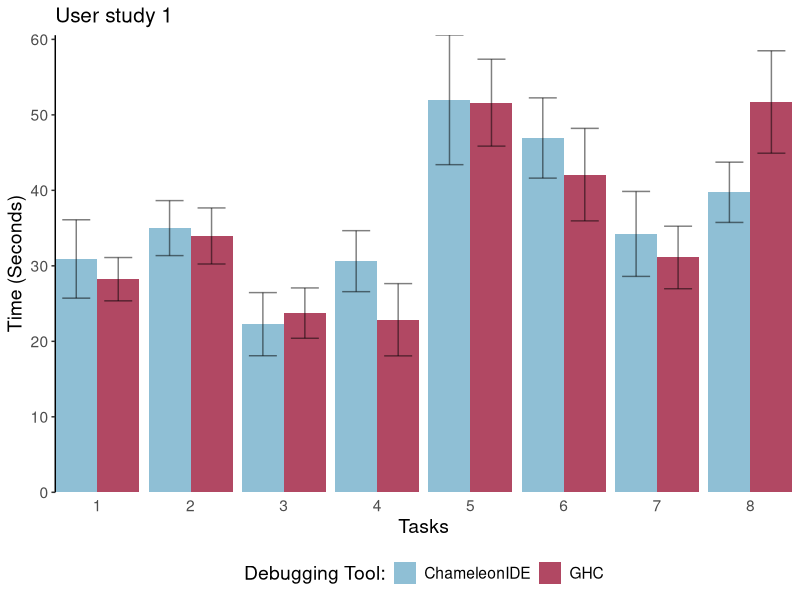
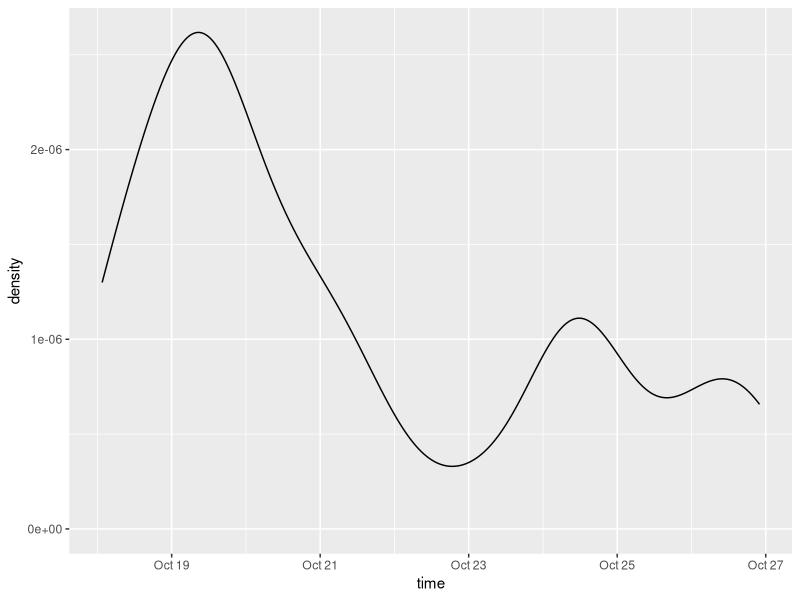
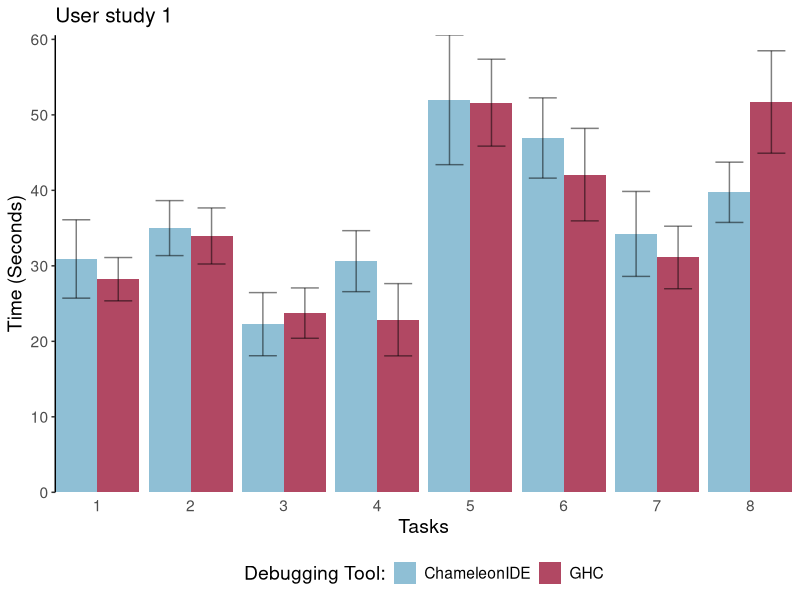

Source code (R) for these figures, in order:
## ---- chunk 1

library(tidyverse)
library(lubridate)
events <- read_csv("v1a-data.csv") %>%
  mutate(time = as_datetime(time), task = as.integer(task)) %>%
  arrange(time)
## ---- chunk 2
event_names <- events %>% distinct(event_name)

all_participants <- events %>%
  distinct(participant_id) %>%
  .$participant_id

completed <- events %>%
  filter(task == 8, event_name %in% c("complete", "skip")) %>%
  distinct(participant_id) %>%
  filter(! participant_id %in% c("b8a556a5e0")) %>%
  .$participant_id

starts <- events %>%
  filter(participant_id %in% completed) %>%
  filter(event_name == "start") %>%
  group_by(participant_id, task) %>%
  summarise(start_time = first(time))

ends <- events %>% 
  filter(participant_id %in% completed) %>%
  filter(event_name %in% c("complete", "skip")) %>%
  group_by(participant_id, task) %>%
  summarise(finish_time = last(time))

durations <- events %>%
  filter(participant_id %in% completed) %>% 
  left_join(starts, by=c("participant_id", 'task')) %>%
  left_join(ends, by=c("participant_id", 'task')) %>%
  mutate(duration = as.numeric(finish_time - start_time)) %>%
  filter(!is.na(duration)) %>%
  filter(duration < 600)


durations |> group_by(task) |> summarise(
  avg_time=mean(duration),
  med_time= median(duration),
  min_time = min(duration),
  max_time=max(duration),
  sd_time = sd(duration))
  


attemps <- events %>%
  filter(participant_id %in% completed) %>% 
  filter(event_name == "attempts")
  
## ---- chunk 3

err_left <- function (n, m, s) {
  return (m - qt(0.975,df=n-1)*s/sqrt(n))
}

err_right <- function (n, m, s) {
  return (m + qt(0.975,df=n-1)*s/sqrt(n))
}

errors <- durations |>
  group_by(task, treatment) %>%
  summarise(
    l = err_left(n(), mean(duration), sd(duration)),
    m = mean(duration),
    u = err_right(n(), mean(duration), sd(duration))
  )

durations |>
  ggplot() +
  geom_bar(
    durations,
    mapping = aes(x = factor(task),
                  y = duration,
                  fill = treatment),
    position = "dodge",
    stat = "summary",
    fun = "mean"
  ) +
  geom_errorbar(
    data = errors,
    mapping = aes(
      x = factor(task),
      y = m,
      ymin = l,
      ymax = u,
      group = treatment
    ),
    position = position_dodge(0.9),
        alpha=0.5,
    width=0.6
  ) +
  labs(x = "Tasks", y = "Time (Seconds)", fill="Debugging Tool:", title="User study 1") + 
  scale_x_discrete(expand = c(0,0))  +
  scale_y_continuous(expand = c(0,0)) + 
  scale_fill_manual(
    values=c("#8fbfd5", "#b14863"),
    labels=\(inputs) map_chr(inputs, ~ ifelse(. == "Chameleon", "ChameleonIDE", "GHC"))
    ) +
  theme_bw() +
  theme(
    panel.grid.major = element_blank(), 
    panel.grid.minor = element_blank(), 
    panel.border = element_blank(),
    axis.line.y = element_line(colour = "black"),
    axis.ticks.x = element_blank(),
    legend.position = "bottom",
    plot.title = element_text(size = 15),
    axis.title = element_text(size = 14),
    text = element_text(size = 14)
    )
ggsave("r1-data.pdf", device = "pdf", plot = last_plot(), units ="mm", width = 210)

  
## ---- chunk 4

d = durations |>
  select(participant_id, treatment, duration) |>
  group_by(participant_id, treatment) |> 
  summarise(duration=mean(duration)) |>
  pivot_wider(names_from = treatment, values_from = duration)
  
  
r <- wilcox.test(d$Chameleon, d$Ghc, paired=TRUE)
r
## ---- chunk 5

d2 <- durations |>
  filter(task == 8) |>
  select(participant_id, treatment, duration) |>
  group_by(participant_id, treatment) |> 
  summarise(duration=mean(duration)) |>
  pivot_wider(names_from = treatment, values_from = duration)


r2 <- wilcox.test(d2$Chameleon, d2$Ghc)
r2

## ---- chunk 6
d3 <-  durations |>
  filter(task == 8)
one.way <- aov(duration ~ treatment, d3)
summary(one.way)
## ---- chunk 7
events |> 
  group_by(participant_id) |>
  summarise(runtime = max(time) - min(time)) |>
  summarise(mean_runtime = mean(runtime),
            median_runtime = median(runtime)
            )
## ---- chunk 8
events |>
  ggplot(aes(x=time)) +
  geom_density()

  
